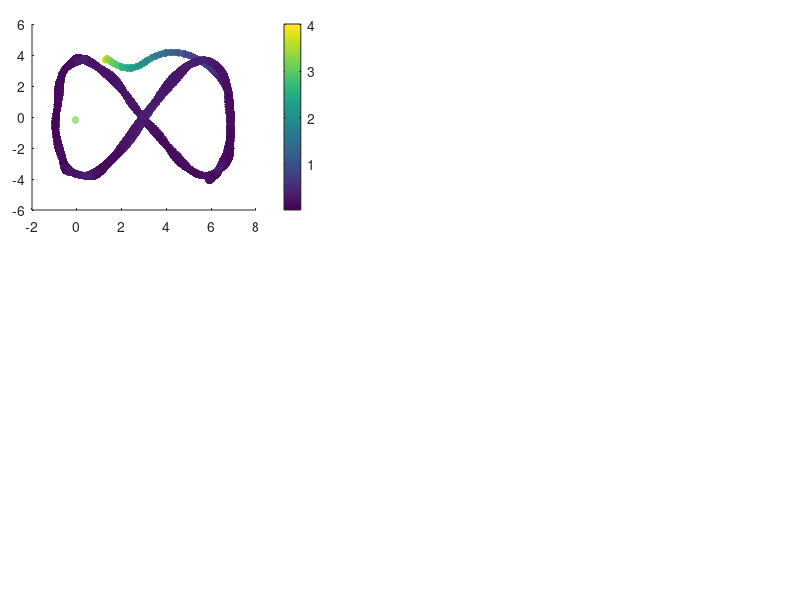

Recreate this plot in MATLAB. (Note: this script raises an error after producing the figure.)
%% Code to show the results of the Inverse kinematic controller

% Clean variables
clc, clear all, close all;
 
%% CARGA MIL
load('MPC_Real.mat'); 

h_Real = x_states(1:4,:);
u_Real = x_states(5:8,:);

%%Tarea deseada
hd = ref(1:4,:);
hd_p = ref(5:8,:);

t = t_time(1,1:end-31);
% t_1 = t;

% Action de control dinamica
u = u_input;

% Error definition
for k = 1:length(t)
    error_vector(:,k) = hd(1:3, k)-h_Real(1:3, k);
    error_dynamic(k) = norm(error_vector(:,k),2);
end

% Figure propert%% Figures
lw = 1; % linewidth 1
lwV = 2; % linewidth 2
fontsizeLabel = 11; %11
fontsizeLegend = 11;
fontsizeTicks = 11;
fontsizeTitel = 11;
sizeX = 1300; % size figure
sizeY = 750; % size figure

% color propreties
c1 = [80, 81, 79]/255;
c2 = [244, 213, 141]/255;
c3 = [242, 95, 92]/255;
c4 = [112, 141, 129]/255;

C18 = [0 0 0];
c5 = [130, 37, 37]/255;
c6 = [205, 167, 37]/255;
c7 = [81, 115, 180]/255;

C1 = [246 170 141]/255;
C2 = [51 187 238]/255;
C3 = [0 153 136]/255;
C4 = [238 119 51]/255;
C5 = [204 51 17]/255;
C6 = [238 51 119]/255;
C7 = [187 187 187]/255;
C8 = [80 80 80]/255;
C9 = [140 140 140]/255;
C10 = [0 128 255]/255;
C11 = [234 52 89]/255;
C12 = [39 124 252]/255;
C13 = [40 122 125]/255;
%C14 = [86 215 219]/255;
C14 = [252 94 158]/255;
C15 = [244 171 39]/255;
C16 = [100 121 162]/255;
C17 = [255 0 0]/255;
%% New color slection

figure('Position', [500 500 sizeX sizeY])
set(gcf, 'Position', [500 500 sizeX sizeY]);
fig1_comps.fig = gcf;

% Figure 1
axes('Position',[0.04 0.65 .35 .31]);
%% Colorbar
scatter(h_Real(1, :),h_Real(2, :),30,error_dynamic,'filled','MarkerFaceAlpha',0.7);
c = colorbar;
c.Label.Interpreter = 'latex';
c.Label.String = '$\textrm{Error}~||\tilde{\mathbf{\eta}}||$';

set(c,'TickLabelInterpreter','latex')

%% Desired Trajectory
hd_plot = line(hd(1,:),hd(2,:));
set(hd_plot, 'LineStyle', '--', 'Color', C8, 'LineWidth', 1.2*lw)

%% Real Trajectory
h_plot = line(h_Real(1,:),h_Real(2,:));
set(h_plot, 'LineStyle', '-', 'Color', C18, 'LineWidth', 1.2*lw)

%% Title of the image
hTitle_1 = title({'$\textrm{(a)}$'},'fontsize',14,'interpreter','latex','Color',C18);
%hXLabel_1 = xlabel('$x~[m]$','fontsize',9,'interpreter','latex', 'Color',C18);
hYLabel_1 = ylabel('$y~[m]$','fontsize',9,'interpreter','latex', 'Color',C18);

%% Legend nomeclature
hLegend_1 = legend([hd_plot, h_plot],{'$\mathbf{\eta}_d$','$\mathbf{\eta}$'},'fontsize',12,'interpreter','latex','Color',[255 255 255]/255,'Location','best','NumColumns',1,'TextColor','black');
set(gca,'ticklabelinterpreter','latex',...
        'fontsize',1.3*fontsizeTicks)
% Figure properties
ax_1 = gca;
ax_1.Box = 'on';
ax_1.BoxStyle = 'full';
ax_1.TickLength = [0.005;0.005];
ax_1.TickDirMode = 'auto';
ax_1.YMinorTick = 'on';
ax_1.XMinorTick = 'on';
% ax_2.XTickLabel = [];
ax_1.XMinorGrid = 'on';
ax_1.YMinorGrid = 'on';
%ax_2.MinorGridColor = '#8f8f8f';
ax_1.MinorGridAlpha = 0.15;
ax_1.LineWidth = 0.8;
ax_1.XLim = [min(h_Real(1,:))-0.2 max(h_Real(1,:))+0.2];
ax_1.YLim = [min(h_Real(2,:))-0.2 max(h_Real(2,:))+0.2];

% Figure 2
axes('Position',[0.04 0.28 .35 .31]);
%% Colorbar
scatter(h_Real(1, :),h_Real(3, :),30,error_dynamic,'filled','MarkerFaceAlpha',0.7);
c = colorbar;
c.Label.Interpreter = 'latex';
c.Label.String = '$\textrm{Error}~||\tilde{\mathbf{\eta}}||$';

set(c,'TickLabelInterpreter','latex')

%% Desired Trajectory
hd_plot_2 = line(hd(1,:),hd(3,:));
set(hd_plot_2, 'LineStyle', '--', 'Color', C8, 'LineWidth', 1.2*lw)

%% Real Trajectory
h_plot_2 = line(h_Real(1,:),h_Real(3,:));
set(h_plot_2, 'LineStyle', '-', 'Color', C18, 'LineWidth', 1.2*lw)

%% Title of the image
hTitle_2 = title({'$\textrm{(b)}$'},'fontsize',14,'interpreter','latex','Color',C18);
hXLabel_2 = xlabel('$x~[m]$','fontsize',9,'interpreter','latex', 'Color',C18);
hYLabel_2 = ylabel('$z~[m]$','fontsize',9,'interpreter','latex', 'Color',C18);

%% Legend nomeclature
hLegend_2 = legend([hd_plot_2, h_plot_2],{'$\mathbf{\eta}_d$','$\mathbf{\eta}$'},'fontsize',12,'interpreter','latex','Color',[255 255 255]/255,'Location','best','NumColumns',1,'TextColor','black');
set(gca,'ticklabelinterpreter','latex',...
        'fontsize',1.3*fontsizeTicks)
% Figure properties
ax_2 = gca;
ax_2.Box = 'on';
ax_2.BoxStyle = 'full';
ax_2.TickLength = [0.005;0.005];
ax_2.TickDirMode = 'auto';
ax_2.YMinorTick = 'on';
ax_2.XMinorTick = 'on';
% ax_2.XTickLabel = [];
ax_2.XMinorGrid = 'on';
ax_2.YMinorGrid = 'on';
%ax_2.MinorGridColor = '#8f8f8f';
ax_2.MinorGridAlpha = 0.15;
ax_2.LineWidth = 0.8;
ax_2.XLim = [min(h_Real(1,:))-0.2 max(h_Real(1,:))+0.2];
ax_2.YLim = [min(h_Real(3,:))-0.2 max(h_Real(3,:))+0.2];

axes('Position',[0.45 0.65 .54 .31]);
%% Data generation
error_x_plot = line(t,error_vector(1,:));
set(error_x_plot, 'LineStyle', '-', 'Color', C5, 'LineWidth', 1.1*lw);
error_y_plot = line(t,error_vector(2,:));
set(error_y_plot, 'LineStyle', '-', 'Color', C3, 'LineWidth', 1.1*lw);
error_z_plot = line(t,error_vector(3,:));
set(error_z_plot, 'LineStyle', '-', 'Color', c7, 'LineWidth', 1.1*lw);

% fig1_comps.p1 = ul_plot;
%% Title of the image
hTitle_3 = title({'$\textrm{(c)}$'},'fontsize',14,'interpreter','latex','Color',C18);
%xlabel('$\textrm{Time}[s]$','fontsize',10,'interpreter','latex','Color',C18);
ylabel('$\textrm{Control Error}~[m]$','fontsize',10,'interpreter','latex', 'Color',C18);

%% Legend nomeclature
hLegend_3 = legend([error_x_plot,error_y_plot, error_z_plot],{'$\tilde{\mathbf{\eta}}_x$','$\tilde{\mathbf{\eta}}_y$','$\tilde{\mathbf{\eta}}_z$'},'fontsize',12,'interpreter','latex','Color',[255 255 255]/255,'Location','best','NumColumns',1,'TextColor','black');
 set(gca,'ticklabelinterpreter','latex',...
         'fontsize',1.3*fontsizeTicks)
%% Figure properties
ax_3 = gca;
ax_3.Box = 'on';
ax_3.BoxStyle = 'full';
ax_3.TickLength = [0.01;0.01];
ax_3.TickDirMode = 'auto';
ax_3.XTickLabel = [];
ax_3.YMinorTick = 'on';
ax_3.XMinorTick = 'on';
ax_3.XMinorGrid = 'on';
ax_3.YMinorGrid = 'on';
%ax_1.MinorGridColor = '#8f8f8f';
ax_3.MinorGridAlpha = 0.15;
ax_3.LineWidth = 0.8;
ax_3.XLim = [0 t(end)];

%% Zoom Plot
axes('Position',[0.70 0.85 .2 .1]);
index_zoom_1 = (t>=20) & (t<=30);
error_x_plot_zoom = line(t(index_zoom_1),hd(1,(index_zoom_1))-h_Real(1,(index_zoom_1)));
error_y_plot_zoom = line(t(index_zoom_1),hd(2,(index_zoom_1))-h_Real(2,(index_zoom_1)));
error_z_plot_zoom = line(t(index_zoom_1),hd(3,(index_zoom_1))-h_Real(3,(index_zoom_1)));

set(error_x_plot_zoom, 'LineStyle', '-', 'Color', C5, 'LineWidth', lw*0.8);
set(error_y_plot_zoom, 'LineStyle', '-', 'Color', C3, 'LineWidth', lw*0.8);
set(error_z_plot_zoom, 'LineStyle', '-', 'Color', c7, 'LineWidth', lw*0.8);

set(gca,'ticklabelinterpreter','latex',...
         'fontsize',fontsizeTicks*0.5)
ax_1_zoom = gca;
ax_1_zoom.Box = 'on';
ax_1_zoom.BoxStyle = 'full';
ax_1_zoom.TickLength = [0.01;0.01];
%ax_1_zoom.YLim = [-0.5 0.5];
%ax_1_zoom.YTickLabel = [];
%ax_1_zoom.XTickLabel = [];
ax_1_zoom.TickDirMode = 'manual';
ax_1_zoom.TickDir = 'in';
ax_1_zoom.YMinorTick = 'on';
ax_1_zoom.XMinorTick = 'on';
ax_1_zoom.LineWidth = 0.5;
ax_1_zoom.XMinorGrid = 'on';
ax_1_zoom.YMinorGrid = 'on';
axes('Position',[0.45 0.28 .54 .31]);
%% Data generation
error_vx_plot = line(t(1,1:length(u(1,:))),u(1,:));
set(error_vx_plot, 'LineStyle', '-', 'Color', C7, 'LineWidth', 1.3*lw);
error_vy_plot = line(t(1,1:length(u(2,:))),u(2,:));
set(error_vy_plot, 'LineStyle', '-', 'Color', C14, 'LineWidth', 1.3*lw);
error_vz_plot = line(t(1,1:length(u(3,:))),u(3,:));
set(error_vz_plot, 'LineStyle', '-', 'Color', C15, 'LineWidth', 1.3*lw);

% fig1_comps.p1 = ul_plot;
%% Title of the image
hTitle_4 = title({'$\textrm{(d)}$'},'fontsize',14,'interpreter','latex','Color',C18);
xlabel('$\textrm{Time}[s]$','fontsize',10,'interpreter','latex','Color',C18);
ylabel('$\textrm{Inputs}~[m/s]$','fontsize',10,'interpreter','latex', 'Color',C18);

%% Legend nomeclature
hLegend_4 = legend([error_vx_plot,error_vy_plot, error_vz_plot],{'${\mu}_{l_{ref}}$','${\mu}_{m_{ref}}$','${\mu}_{n_{ref}}$'},'fontsize',12,'interpreter','latex','Color',[255 255 255]/255,'Location','best','NumColumns',1,'TextColor','black');
 set(gca,'ticklabelinterpreter','latex',...
         'fontsize',1.3*fontsizeTicks)
%% Figure properties
ax_4 = gca;
ax_4.Box = 'on';
ax_4.BoxStyle = 'full';
ax_4.TickLength = [0.01;0.01];
ax_4.TickDirMode = 'auto';
ax_4.YMinorTick = 'on';
ax_4.XMinorTick = 'on';
ax_4.XMinorGrid = 'on';
ax_4.YMinorGrid = 'on';
%ax_1.MinorGridColor = '#8f8f8f';
ax_4.MinorGridAlpha = 0.15;
ax_4.LineWidth = 0.8;
ax_4.XLim = [0 t(end)];
% 
set(gcf, 'Color', 'w'); % Sets axes background
export_fig c_Results_MPC_Real.pdf -q101

